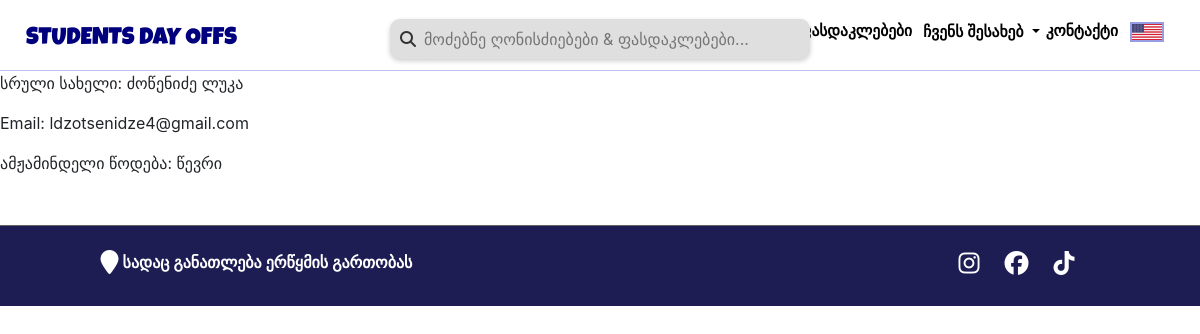
The app's page /profile (signed in) with its own data.
### main/models.py (models this page shows)
class User(db.Model, UserMixin):
    id = db.Column(db.Integer, primary_key=True)
    username = db.Column(db.String(20), nullable=False)
    email = db.Column(db.String(100), unique=True, nullable=False)
    rank = db.Column(db.String(50), nullable=False, default='წევრი')
    password = db.Column(db.String(60), nullable=False)

### main/routes.py (the view)
@app.route("/profile", methods=['GET', 'POST'])
@login_required
def profile():
    return render_template('profile.html')

### main/models.py (called while the page is built)
@login_manager.user_loader
def load_user(user_id):
    return User.query.get(int(user_id))

### main/templates/profile.html
{% extends "base.html" %}
{% block content %}
<p>სრული სახელი: {{ current_user.username }}</p>
<p>Email: {{ current_user.email }}</p>
<p>ამჟამინდელი წოდება: {{ current_user.rank }}</p>
{% endblock content %}

### main/static/cssfiles/style.css (style rules this page uses)
* { box-sizing: border-box; text-decoration: none; margin: 0; padding: 0; }
body { font-family: "Poppins", sans-serif; line-height: 1.6; background-color: white; }
body { font-family: Arial, sans-serif; margin: 0; padding: 0; background-color: #f5f5f5; font-weight: bold; font-style: normal; }

### records on screen
User: username "ძოწენიძე ლუკა", email "ldzotsenidze4@gmail.com", rank "წევრი"
